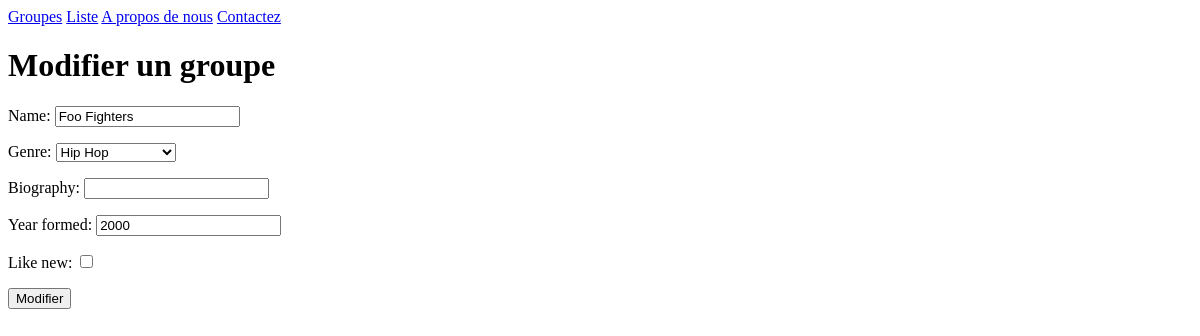
Before: /bands/3/change/ with the older database file.
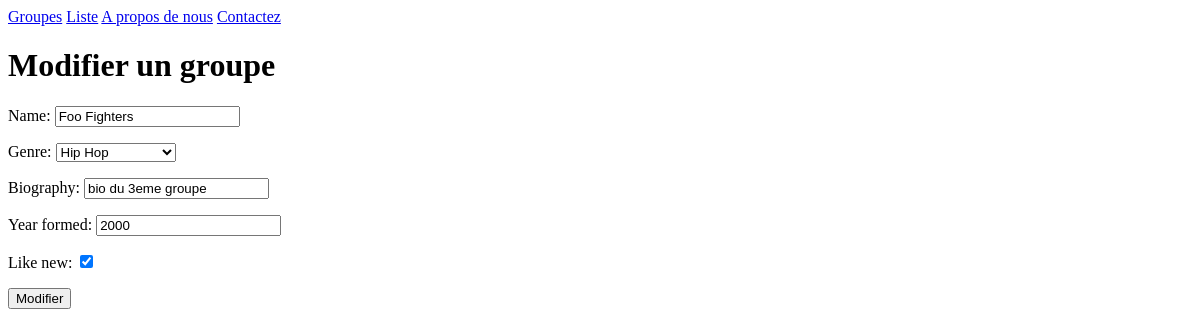
After: the same page with the newer database file.
### listings/models.py (models this page shows, shortened)
class Band(models.Model):
    class Genre(models.TextChoices):
        HIP_HOP = 'HH'
        SYNTH_POP = 'SP'
        ALTERNATIVE_ROCK = 'AR'
    name = models.fields.CharField(max_length=100)
    genre = models.fields.CharField(choices=Genre.choices, max_length=5)
    biography = models.fields.CharField(max_length=1000)
    year_formed = models.fields.IntegerField(
    validators=[MinValueValidator(1900), MaxValueValidator(2021)]
    )
    active = models.fields.BooleanField(default=True)
    official_homepage = models.fields.URLField(null=True, blank=True)
    like_new = models.fields.BooleanField(default=False)

### listings/views.py (the view)
# urls.py: path('bands/<int:id>/change/', views.band_change,name='band-change'), # ajouter ce motif sous notre autre motif de groupes
def band_change(request, id):
    band = Band.objects.get(id=id)
    if request.method == 'POST':
        form = BandForm(request.POST, instance=band)
        if form.is_valid():
            form.save()
            return redirect('band-detail', band.id)
    else:
        form = BandForm(instance=band)
    return render(request,
                'listings/band_change.html',
                {'form': form})

### listings/forms.py
class BandForm(forms.ModelForm):
   class Meta:
     model = Band
     fields = '__all__'
     exclude = ('active', 'official_homepage')  # ajoutez cette ligne

### listings/templates/listings/band_change.html (shortened to what this page needs)
{% extends 'listings/base.html' %}
{% block content %}
<h1>Modifier un groupe</h1>
 <form action="" method="post">
    {{ form.as_p }}
    <input type="submit" value="Modifier">
 </form>
{% endblock %}

Changed rows visible on the page:
changed Band "Foo Fighters": biography (not shown) → "bio du 3eme groupe"; like_new "☐" → "☑"
